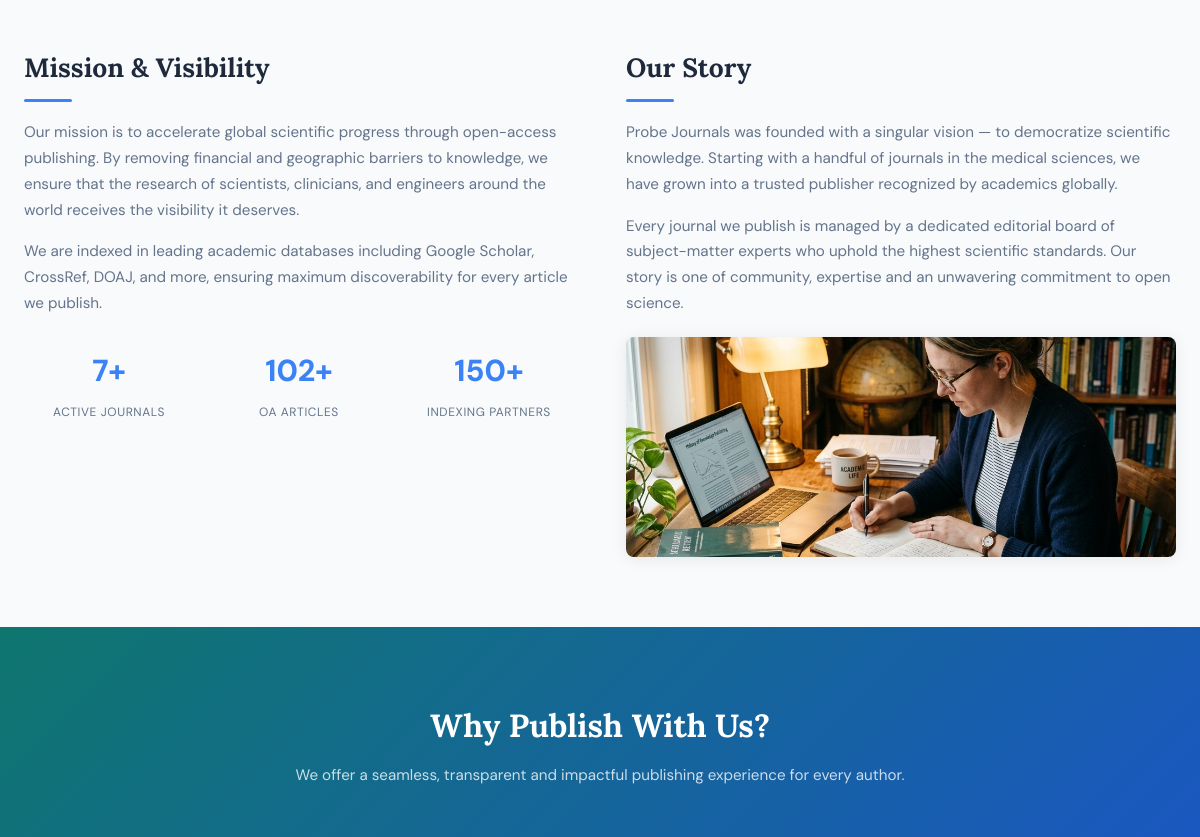
Before: / (middle part) with the older database file.
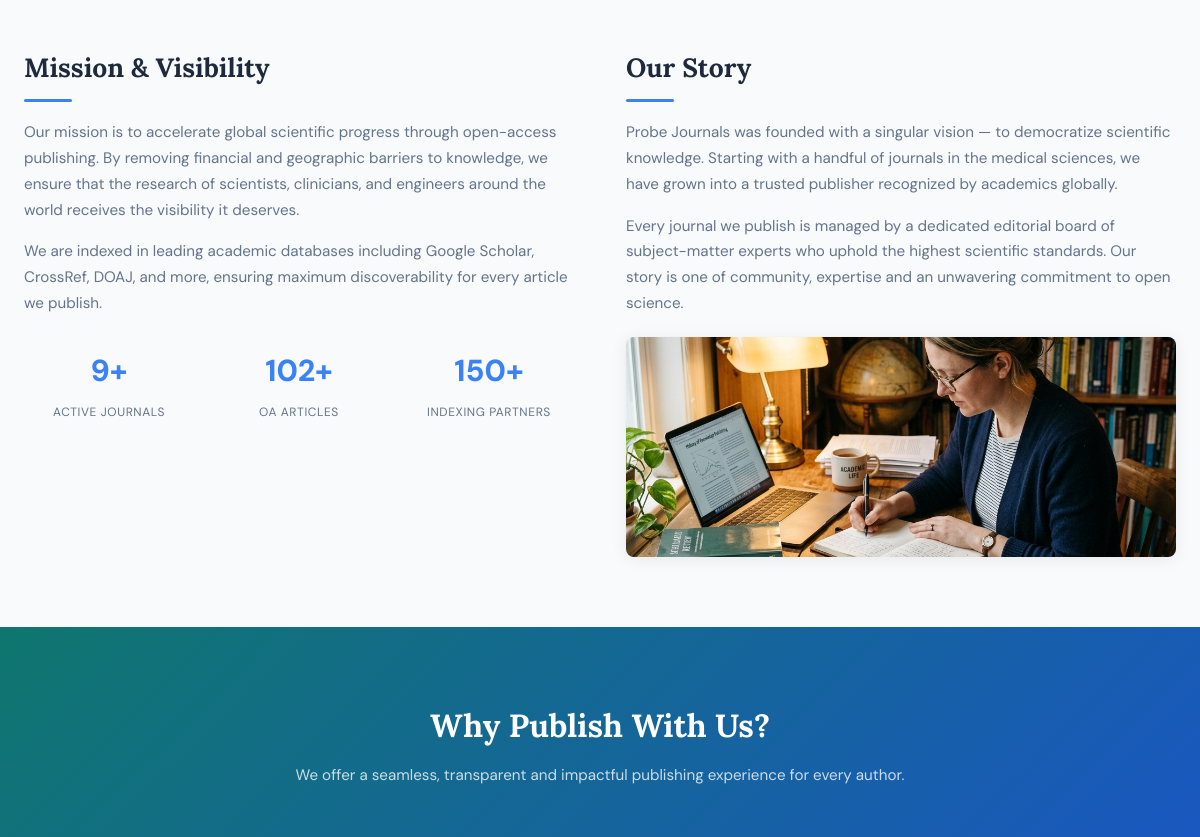
After: the same page with the newer database file.
### tables this page shows
CREATE TABLE site_settings (
  setting_key VARCHAR(100) PRIMARY KEY,
  setting_value TEXT,
  setting_label VARCHAR(255),
  setting_type ENUM('text','textarea','email','url','number','image') DEFAULT 'text'
);

### includes/functions.php (called while the page is built, shortened)
<?php
function getSiteSetting(string $key, string $default = ''): string {
    $db = getDB();
    $stmt = $db->prepare("SELECT setting_value FROM site_settings WHERE setting_key = ? LIMIT 1");
    $stmt->execute([$key]);
    $result = $stmt->fetch();
    return $result ? $result['setting_value'] : $default;
}
function getPageContent(string $pageKey): string {
    $db = getDB();
    $stmt = $db->prepare("SELECT content FROM site_pages WHERE page_key = ? LIMIT 1");
    $stmt->execute([$pageKey]);
    $result = $stmt->fetch();
    return $result ? $result['content'] : '';
}

### public/index.php (the view, shortened to what this page needs)
<?php
require_once __DIR__ . '/../includes/header.php';
?>
<section class="hp-section hp-section--alt">
    <div class="container">
        <div class="hp-mission-grid">
            <div class="hp-mission-text">
                <h2 class="hp-section-title">Mission &amp; Visibility</h2>
                <p><?php echo getPageContent('homepage_mission') ?: 'Our mission is to accelerate global scientific progress through open-access publishing. By removing financial and geographic barriers to knowledge, we ensure that the research of scientists, clinicians, and engineers around the world receives the visibility it deserves.'; ?></p>
                <p style="margin-top:16px;">We are indexed in leading academic databases including Google Scholar, CrossRef, DOAJ, and more, ensuring maximum discoverability for every article we publish.</p>
                <div class="hp-mission-stats">
                    <div class="hp-stat">
                        <span class="hp-stat__num"><?php echo getSiteSetting('oa_journals_total', '9'); ?>+</span>
                        <span class="hp-stat__label">Active Journals</span>
                    </div>
                    <div class="hp-stat">
                        <span class="hp-stat__num"><?php echo getSiteSetting('oa_articles_total', '102'); ?>+</span>
                        <span class="hp-stat__label">OA Articles</span>
                    </div>
                    <div class="hp-stat">
                        <span class="hp-stat__num">150+</span>
                        <span class="hp-stat__label">Indexing Partners</span>
                    </div>
                </div>
            </div>
            <div class="hp-story-block">
                <h2 class="hp-section-title">Our Story</h2>
                <p><?php echo getPageContent('homepage_story') ?: 'Probe Journals was founded with a singular vision — to democratize scientific knowledge. Starting with a handful of journals in the medical sciences, we have grown into a trusted publisher recognized by academics globally.'; ?></p>
                <p style="margin-top:16px;">Every journal we publish is managed by a dedicated editorial board of subject-matter experts who uphold the highest scientific standards. Our story is one of community, expertise and an unwavering commitment to open science.</p>
                <img src="<?php echo SITE_URL; ?>/assets/img/our-story.jpg" alt="Our Story" class="hp-story-img">
            </div>
        </div>
    </div>
</section>
<section class="hp-why">
    <div class="container">
        <h2 class="hp-why__title">Why Publish With Us?</h2>
        <p class="hp-why__sub">We offer a seamless, transparent and impactful publishing experience for every author.</p>
    </div>
</section>
<?php require_once __DIR__ . '/../includes/footer.php'; ?>

### includes/header.php (shortened to what this page needs)
<?php
require_once __DIR__ . '/functions.php';
?>
<!DOCTYPE html>
<html lang="en">
<head>
    <link rel="stylesheet" href="https://cdnjs.cloudflare.com/ajax/libs/font-awesome/6.5.1/css/all.min.css">
    <link rel="stylesheet" href="<?php echo SITE_URL; ?>/assets/css/main.css">
</head>
<body class="<?php echo isset($body_class) ? $body_class : ''; ?>">
<main>

### includes/footer.php (shortened to what this page needs)
</main>
</body>
</html>

### public/assets/css/main.css (style rules this page uses)
:root { --indigo: #3B82F6; --indigo-dark: #2563EB; --teal: #60A5FA; --teal-dark: #3B82F6; --purple: #1D4ED8; --bg: #ffffff; --bg-alt: #f8fafc; --card-bg: #ffffff; --text: #1e293b; --muted: #64748b; --border: #e2e8f0; --shadow: 0 2px 16px rgba(0,0,0,0.08); --primary-gradient: linear-gradient(135deg, #2563EB, #1D4ED8); --font-serif: 'Lora', serif; --font-sans: 'DM Sans', sans-serif; --transition: all 0.3s ease; }
* { box-sizing: border-box; margin: 0; padding: 0; }
body { font-family: var(--font-sans); background-color: var(--bg); color: var(--text); line-height: 1.7; transition: background-color 0.3s, color 0.3s; }
h1, h2, h3, h4, h5, h6 { font-family: var(--font-serif); font-weight: 700; }
img { max-width: 100%; height: auto; display: block; }
.container { max-width: 1200px; margin: 0 auto; padding: 0 24px; }
.hp-section { padding: 70px 0; background: var(--bg); }
.hp-section--alt { background: var(--bg-alt); }
.hp-section-title { font-size: 1.65rem; color: var(--text); margin-bottom: 18px; position: relative; padding-bottom: 12px; }
.hp-section-title::after { content: ''; position: absolute; bottom: 0; left: 0; width: 48px; height: 3px; background: var(--indigo); border-radius: 2px; }
.hp-mission-grid { display: grid; grid-template-columns: 1fr 1fr; gap: 52px; align-items: start; }
.hp-mission-text p { color: var(--muted); font-size: 0.95rem; }
.hp-mission-stats { display: flex; gap: 20px; margin-top: 28px; flex-wrap: wrap; }
.hp-stat { text-align: center; flex: 1; min-width: 80px; }
.hp-stat__num { display: block; font-size: 1.9rem; font-weight: 800; color: var(--indigo); font-family: var(--font-sans); }
.hp-stat__label { font-size: 0.75rem; color: var(--muted); text-transform: uppercase; letter-spacing: 0.05em; }
.hp-story-block p { color: var(--muted); font-size: 0.95rem; }
.hp-story-img { width: 100%; height: 220px; object-fit: cover; border-radius: 8px; box-shadow: var(--shadow); margin-top: 20px; }
.hp-why { background: linear-gradient(135deg, #0f766e 0%, #1d4ed8 100%); padding: 72px 0; color: white; }
.hp-why__title { text-align: center; font-size: clamp(1.5rem, 3vw, 2rem); color: white; margin-bottom: 10px; }
.hp-why__sub { text-align: center; color: rgba(255,255,255,0.78); margin-bottom: 50px; font-size: 0.95rem; }

Changed rows visible on the page:
changed site_settings (number 1 of 2 on the later page): setting_value "7" → "9"
